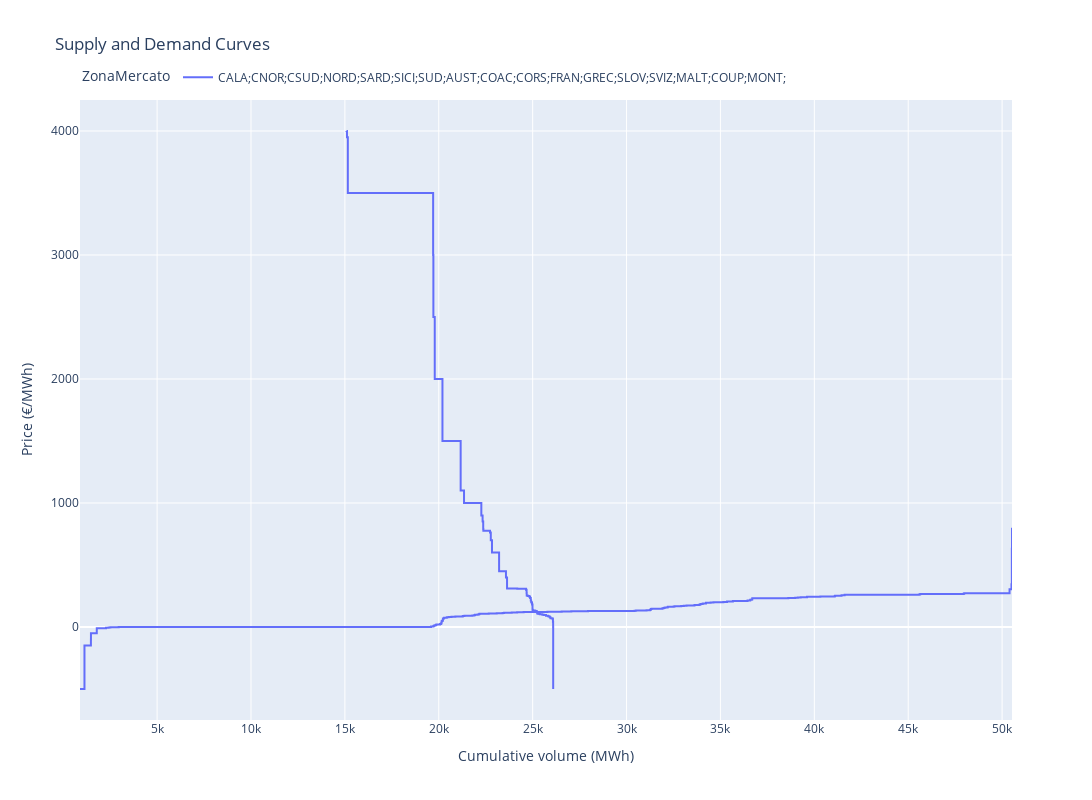

Notebook code cell kept with this figure:
### Code cell
fig = px.line(
    df,
    x = 'cumQuantita',
    y = 'Prezzo',
    line_group = '_ZonaTipo',
    color = 'ZonaMercato',
    title = 'Supply and Demand Curves',
    height = 800,
    width = 1200,
    line_shape = 'hv'
)

fig.update_xaxes(title_text='Cumulative volume (MWh)')
fig.update_yaxes(title_text='Price (€/MWh)')
fig.update_layout(legend=dict(orientation="h", yanchor="top", y=1.06, xanchor="left", x=0))
fig.show()

### Figure 1 — Plotly figure (JSON) as saved in the notebook; plotly's stock layout.template omitted (floating-point values rounded to 4 significant figures; data arrays with more than 128 entries replaced by an {"elided": "..."} marker saying what was removed)
{"data": [{"hovertemplate": "ZonaMercato=CALA;CNOR;CSUD;NORD;SARD;SICI;SUD;AUST;COAC;CORS;FRAN;GREC;SLOV;SVIZ;MALT;COUP;MONT;<br>_ZonaTipo=CALA;CNOR;CSUD;NORD;SARD;SICI;SUD;AUST;COAC;CORS;FRAN;GREC;SLOV;SVIZ;MALT;COUP;MONT;BID<br>cumQuantita=%{x}<br>Prezzo=%{y}<extra></extra>", "legendgroup": "CALA;CNOR;CSUD;NORD;SARD;SICI;SUD;AUST;COAC;CORS;FRAN;GREC;SLOV;SVIZ;MALT;COUP;MONT;", "line": {"color": "#636efa", "dash": "solid", "shape": "hv"}, "marker": {"symbol": "circle"}, "mode": "lines", "name": "CALA;CNOR;CSUD;NORD;SARD;SICI;SUD;AUST;COAC;CORS;FRAN;GREC;SLOV;SVIZ;MALT;COUP;MONT;", "orientation": "v", "showlegend": true, "type": "scatter", "x": [15080.0, 15090.0, 15110.0, 15160.0, 19700.0, 19710.0, 19790.0, 20200.0, 21170.0, 21350.0, 21350.0, 22270.0, 22330.0, 22340.0, 22370.0, 22370.0, 22730.0, 22770.0, 22830.0, 22830.0, 23210.0, 23210.0, 23210.0, 23580.0, 23640.0, 23640.0, 23900.0, 24180.0, 24650.0, 24680.0, 24680.0, 24680.0, 24730.0, 24740.0, 24820.0, 24860.0, 24900.0, 24920.0, 24960.0, 24960.0, 24970.0, 24970.0, 24970.0, 24990.0, 25010.0, 25030.0, 25050.0, 25100.0, 25120.0, 25140.0, 25140.0, 25190.0, 25210.0, 25220.0, 25220.0, 25220.0, 25220.0, 25230.0, 25230.0, 25230.0, 25250.0, 25250.0, 25250.0, 25250.0, 25250.0, 25250.0, 25260.0, 25260.0, 25260.0, 25260.0, 25260.0, 25360.0, 25380.0, 25380.0, 25380.0, 25380.0, 25380.0, 25490.0, 25520.0, 25530.0, 25530.0, 25530.0, 25540.0, 25560.0, 25600.0, 25600.0, 25600.0, 25600.0, 25700.0, 25710.0, 25710.0, 25710.0, 25710.0, 25760.0, 25770.0, 25810.0, 25810.0, 25810.0, 25840.0, 25890.0, 25910.0, 25920.0, 25950.0, 26020.0, 26080.0, 26080.0, 26080.0, 26080.0, 26080.0, 26090.0, 26090.0, 26090.0, 26090.0], "xaxis": "x", "y": [4000, 3999, 3950, 3500, 3000, 2500, 2000, 1500, 1100, 1000, 999, 900, 853, 850, 791, 777, 761.1, 700, 650, 600, 500, 460.6, 450, 400, 350, 311, 310, 308.5, 300, 274.5, 270, 254.8, 253, 250, 244.0, 234.0, 213.5, 200.2, 200, 190.8, 184.0, 181.3, 180.7, 140, 135, 133.2, 132.9, 132.4, 130.9, 130, 129.9, 128.2, 125.9, 123.9, 122.5, 122.1, 120.1, 120, 118.1, 116.1, 115, 114.1, 113, 112.1, 111, 110.1, 110, 109, 108.1, 107, 106.1, 105.1, 105, 104.1, 103.2, 103, 102.1, 101.7, 101, 100.4, 100.1, 99, 98.9, 97.9, 97.59, 97, 96.08, 95.85, 95, 93.9, 93, 92.44, 91, 90, 89.9, 89, 88.08, 87.44, 86.3, 83.44, 83.17, 77.85, 70, 67.8, 67.44, 60, 59.85, 42.44, 41.85, 11, 1, 0, -499], "yaxis": "y"}, {"hovertemplate": "ZonaMercato=CALA;CNOR;CSUD;NORD;SARD;SICI;SUD;AUST;COAC;CORS;FRAN;GREC;SLOV;SVIZ;MALT;COUP;MONT;<br>_ZonaTipo=CALA;CNOR;CSUD;NORD;SARD;SICI;SUD;AUST;COAC;CORS;FRAN;GREC;SLOV;SVIZ;MALT;COUP;MONT;OFF<br>cumQuantita=%{x}<br>Prezzo=%{y}<extra></extra>", "legendgroup": "CALA;CNOR;CSUD;NORD;SARD;SICI;SUD;AUST;COAC;CORS;FRAN;GREC;SLOV;SVIZ;MALT;COUP;MONT;", "line": {"color": "#636efa", "dash": "solid", "shape": "hv"}, "marker": {"symbol": "circle"}, "mode": "lines", "name": "CALA;CNOR;CSUD;NORD;SARD;SICI;SUD;AUST;COAC;CORS;FRAN;GREC;SLOV;SVIZ;MALT;COUP;MONT;", "orientation": "v", "showlegend": false, "type": "scatter", "x": {"elided": "231 float values"}, "xaxis": "x", "y": {"elided": "231 float values"}, "yaxis": "y"}], "layout": {"height": 800, "legend": {"orientation": "h", "title": {"text": "ZonaMercato"}, "tracegroupgap": 0, "x": 0, "xanchor": "left", "y": 1.06, "yanchor": "top"}, "title": {"text": "Supply and Demand Curves"}, "width": 1200, "xaxis": {"anchor": "y", "domain": [0, 1], "title": {"text": "Cumulative volume (MWh)"}}, "yaxis": {"anchor": "x", "domain": [0, 1], "title": {"text": "Price (€/MWh)"}}}}
